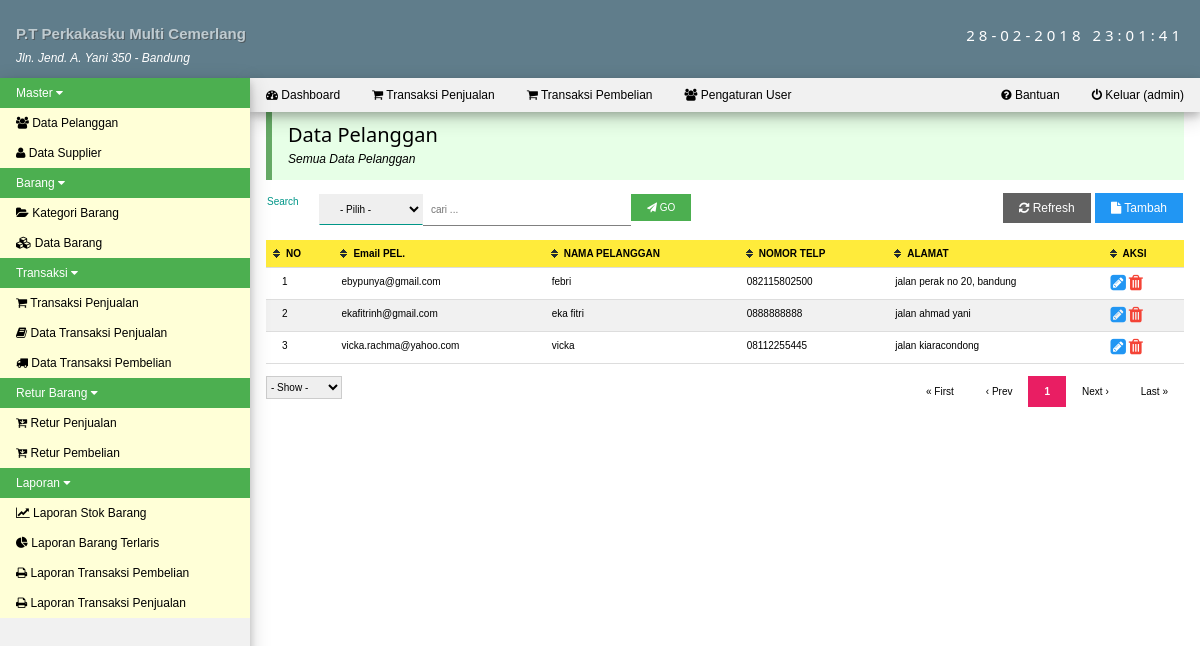
/med.php?mod=pelanggan (signed in), run on the app's committed database.
### tables this page shows
CREATE TABLE `menu` (
  `id_menu` int(11) NOT NULL,
  `nama_menu` varchar(50) NOT NULL,
  `posisi` int(11) NOT NULL
);

CREATE TABLE `modul` (
  `id_modul` int(11) NOT NULL,
  `id_menu` int(11) NOT NULL,
  `nama_modul` varchar(150) NOT NULL,
  `link_menu` text NOT NULL,
  `posisi` int(11) NOT NULL,
  `icon_menu` varchar(150) NOT NULL
);

CREATE TABLE `tb_pelanggan` (
  `email_pelanggan` varchar(50) NOT NULL,
  `nama_pelanggan` varchar(50) NOT NULL,
  `nomor_telp` varchar(50) NOT NULL,
  `alamat` text NOT NULL
);

### med.php (the view, shortened to what this page needs)
<!DOCTYPE html>
<html>
<head>
    <link rel="stylesheet" href="css/w3.css">
    <link rel="stylesheet" href="css/font-awesome.min.css">
    <link rel="stylesheet" href="js/jquery-ui/jquery-ui.css">
    <link rel="stylesheet" type="text/css" href="css/pace.css">
</head>
<body>
<div class="w3-top">
<div class="w3-row w3-blue-grey w3-padding">
  <div class="w3-half" style="margin:15px 0 2px 0;"><b class='w3-text-shadow w3-text-bold w3-opacity'>P.T Perkakasku Multi Cemerlang</b><br><i style="font-size:12px;">Jln. Jend. A. Yani 350 - Bandung</i></div>
  <div class="w3-half w3-margin-top w3-wide w3-hide-medium w3-hide-small"><div class="w3-right"><?php echo date('d-m-Y H:i:s'); ?></div></div>
</div>
<nav id="left-nav" class="w3-sidenav w3-small w3-light-grey w3-card-4" style="width:250px;">
  <div id="menuTut" class="myMenu w3-accordion">
    <?php
        $sql_menu = mysql_query("SELECT * FROM menu ORDER BY posisi ASC") or die(mysql_error());
        while ($mn = mysql_fetch_assoc($sql_menu)) {
            echo"<button onclick=\"myFunction('".$mn['id_menu']."')\" class=\"w3-padding-hor-16 w3-btn-block w3-left-align w3-green\"> $mn[nama_menu] <i class=\"fa fa-caret-down\"></i></button>
            <div id=\"$mn[id_menu]\" class=\"w3-accordion-content w3-pale-yellow w3-show\">";
            $sql_sub = mysql_query("SELECT * FROM modul
                WHERE id_menu = '$mn[id_menu]' ORDER BY posisi ASC") or die(mysql_error());
            while ($sm = mysql_fetch_assoc($sql_sub)) {
                echo"<a href=\"$sm[link_menu]\"><i class=\"$sm[icon_menu]\"></i> $sm[nama_modul]</a>";
            }
            echo"</div>";
        }
    ?>
    <br>
    <br>
    <br>
    <br>
    <br>
    <br>
    <br>
  </div>
</nav>
    <div style="margin-left:250px;">
        <ul class="w3-navbar w3-light-grey w3-small w3-card-4">
          <li><a class="w3-hover-black w3-padding-10" href="index.php"><i class="fa fa-dashboard"></i> Dashboard</a></li>
          <li><a class="w3-hover-black w3-padding-10" href="med.php?mod=penjualan"><i class="fa fa-shopping-cart"></i> Transaksi Penjualan</a></li>
          <li><a class="w3-hover-black w3-padding-10" href="med.php?mod=pembelian&act=form"><i class="fa fa-shopping-cart"></i> Transaksi Pembelian</a></li>
          <li><a class="w3-hover-black w3-padding-10" href="med.php?mod=user"><i class="fa fa-group"></i> Pengaturan User</a></li>
          <li class="w3-right"><a class="w3-hover-black w3-padding-10" href="logout.php" onclick="return confirm('Yakin ingin keluar');"><i class="fa fa-power-off"></i> Keluar (<?php echo $_SESSION['login_user']; ?>)</a></li>
          <li class="w3-right"><a class="w3-hover-black w3-padding-10" href="med.php?mod=bantuan"><i class="fa fa-question-circle"></i> Bantuan</a></li>
        </ul>
    </div>
</div>
<div style="margin-left:250px;">
    <div id="main" class="w3-container" style="margin-top:110px">
        <?php include"content.php"; ?>
        <br>
    </div>
</div>
</body>
</html>

### mod/pelanggan/pelanggan.php (shortened to what this page needs)
<?php
	$linkaksi = 'med.php?mod=pelanggan';
	if(isset($_GET['act']))
	{
		$act = $_GET['act'];
		$linkaksi .= '&act='.$act;
	}
	else
	{
		$act = '';
	}
	$aksi = 'mod/pelanggan/act_pelanggan.php';
	switch ($act) {
						?>
			<?php
		default :
			echo"<div class='w3-container w3-small w3-pale-green w3-leftbar w3-border-green'>
				<h4 style='margin-bottom:0;padding-bottom:0;'>Data Pelanggan</h4>
				<p style='margin-top:0;padding-top:0;'><i>Semua Data Pelanggan</i></p>
			</div>";
			echo"<table style='margin-top:12px;'>
				<tr>
					<td>
						<form class='w3-tiny' action='' method='GET'>
							<input type='hidden' name='mod' value='pelanggan'>
							<div class='w3-row'>
								<div class='w3-col s1'>
									<label class='w3-label'>Search</label>
								</div>
								<div class='w3-col s2'>
									<select name='field' class='w3-select w3-padding'>
										<option value=''>- Pilih -</option>
										<option value='nama_pelanggan'>NAMA PELANGGAN</option>
										<option value='nomor_telp'>NOMOR TELP</option>
										<option value='alamat'>ALAMAT</option></select>
								</div>
								<div class='w3-col s4'>
									<input type='text' name='cari' class='w3-input' placeholder='cari ...'>
								</div>
								<div class='w3-col s1'>
									<button type='submit' class='w3-btn w3-tiny'><i class='fa fa-paper-plane'></i> GO</button>
								</div>
							</div>
						</form>
					</td>
					<td align='right'><a href='med.php?mod=pelanggan' class='w3-btn w3-dark-grey w3-small'><i class='fa fa-refresh'></i> Refresh</a>
					<a href='med.php?mod=pelanggan&act=form' class='w3-btn w3-small w3-blue'><i class='fa fa-file'></i> Tambah</a></td>
				</tr>
			</table>";
			echo"<div style='margin-top:12px;margin-bottom:12px;'>
			<table class='w3-table w3-striped w3-bordered w3-tiny w3-hoverable tbl'>
				<thead>
					<tr class='w3-yellow'>
						<th>NO</th>
						<th>Email PEL.</th>
						<th>NAMA PELANGGAN</th>
						<th>NOMOR TELP</th>
						<th>ALAMAT</th>
						<th>AKSI</th>
					</tr>
				</thead>
				<tbody>";
				$p      = new Paging;
				$batas  = 10;
				$posisi = $p->cariPosisi($batas);
				$query = "SELECT * FROM tb_pelanggan ";
				$q 	= "SELECT * FROM tb_pelanggan";
				$query .= " LIMIT $posisi, $batas";
				$q 	.= " ";
				$sql_kul = mysql_query($query);
				$fd_kul = mysql_num_rows($sql_kul);
				if($fd_kul > 0)
				{
					$no = $posisi + 1;
					while ($m = mysql_fetch_assoc($sql_kul)) {
						echo"<tr>
							<td>$no</td>
							<td>$m[email_pelanggan]</td>
							<td>$m[nama_pelanggan]</td>
							<td>$m[nomor_telp]</td>
							<td>$m[alamat]</td>
							<td><a href='med.php?mod=pelanggan&act=form&id=$m[email_pelanggan]'><i class='fa fa-pencil-square w3-large w3-text-blue'></i></a>
							<a href='$aksi?mod=pelanggan&act=hapus&id=$m[email_pelanggan]' onclick=\"return confirm('Yakin hapus data');\"><i class='fa fa-trash w3-large w3-text-red'></i></a></td>
						</tr>";
						$no++;
					}
					$jmldata = mysql_num_rows(mysql_query($q));
					$jmlhalaman  = $p->jumlahHalaman($jmldata, $batas);
		    		$linkHalaman = $p->navHalaman($_GET['halaman'], $jmlhalaman, $linkaksi);
				}
				else
				{
					echo"<tr>
						<td colspan='5'><div class='w3-center'><i>Data Pelanggan Not Found.</i></div></td>
					</tr>";
				}
				echo"</tbody>
			</table></div>";
			echo"<div class='w3-row'>
				<div class='w3-col s1'>
					<form class='w3-tiny' action='' method='GET'>
						<input type='hidden' name='mod' value='pelanggan'>";
						echo"<select class='w3-select w3-border' name='show' onchange='submit()'>
							<option value=''>- Show -</option>";
						echo"</select>
					</form>
				</div>
				<div class='w3-col s11'>
					<ul class='w3-pagination w3-right w3-tiny'>
						$linkHalaman
					</ul>
				</div>
			</div>";
		break;
	}
?>

### css/perfect-scrollbar.css (style rules this page uses)
.ps-container { -ms-touch-action: none; touch-action: none; overflow: hidden !important; -ms-overflow-style: none; }

### med.php (style rules this page uses)
.w3-btn { background-color:#4CAF50 ;margin-bottom:4px; }
.tbl th.header { background-image: url(js/table.sorter/themes/blue/bg.gif); cursor: pointer; font-weight: bold; background-repeat: no-repeat; background-position: center left; padding-left: 20px; margin-left: -1px; }
#left-nav { overflow: hidden; }

### data on the page
menu: nama_menu "Master"
modul: nama_modul "Data Pelanggan"
modul: nama_modul "Data Supplier"
menu: nama_menu "Barang"
modul: nama_modul "Kategori Barang"
modul: nama_modul "Data Barang"
menu: nama_menu "Transaksi"
modul: nama_modul "Transaksi Penjualan"
modul: nama_modul "Data Transaksi Penjualan"
modul: nama_modul "Data Transaksi Pembelian"
menu: nama_menu "Retur Barang"
modul: nama_modul "Retur Penjualan"
modul: nama_modul "Retur Pembelian"
menu: nama_menu "Laporan"
modul: nama_modul "Laporan Stok Barang"
modul: nama_modul "Laporan Barang Terlaris"
modul: nama_modul "Laporan Transaksi Pembelian"
modul: nama_modul "Laporan Transaksi Penjualan"
tb_pelanggan: email_pelanggan "ebypunya@gmail.com", nama_pelanggan "febri", nomor_telp "082115802500", alamat "jalan perak no 20, bandung"
tb_pelanggan: email_pelanggan "ekafitrinh@gmail.com", nama_pelanggan "eka fitri", nomor_telp "0888888888", alamat "jalan ahmad yani"
tb_pelanggan: email_pelanggan "vicka.rachma@yahoo.com", nama_pelanggan "vicka", nomor_telp "08112255445", alamat "jalan kiaracondong"

### other printed values
$_SESSION['login_user'] "admin"
$halaman_aktif "1"
